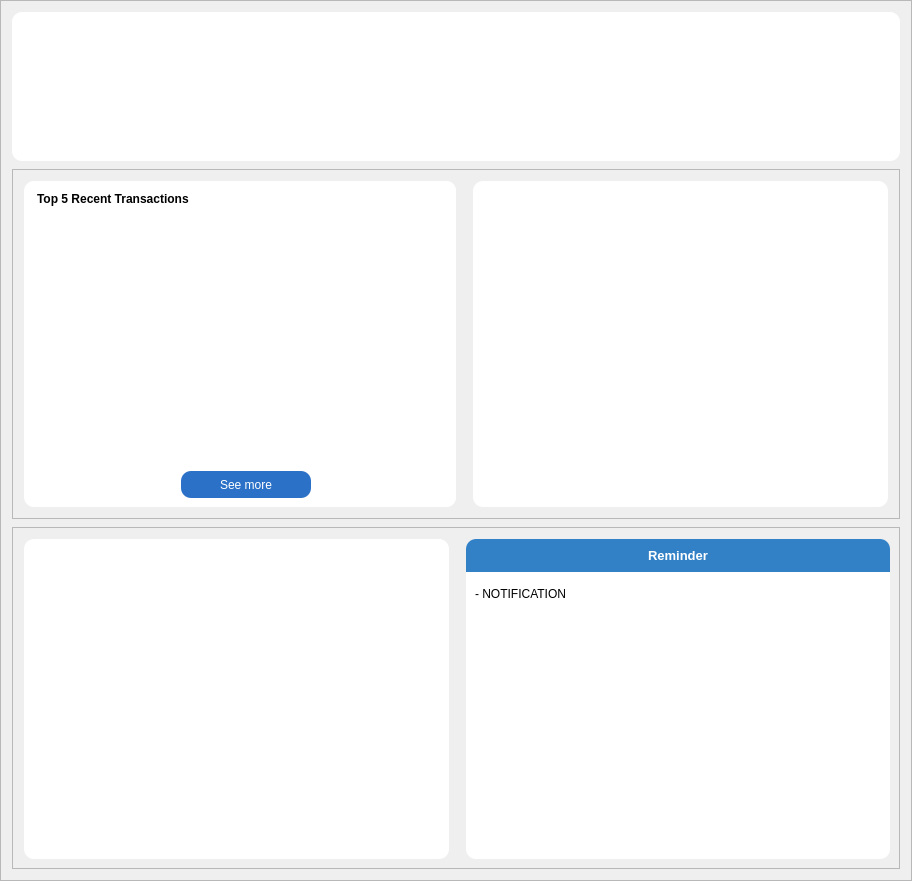
                      <widget class="QFrame" name="frame_7">
                       <property name="minimumSize">
                        <size>
                         <width>0</width>
                         <height>0</height>
                        </size>
                       </property>
                       <property name="maximumSize">
                        <size>
                         <width>1304</width>
                         <height>903</height>
                        </size>
                       </property>
                       <property name="styleSheet">
                        <string notr="true"/>
                       </property>
                       <property name="frameShape">
                        <enum>QFrame::StyledPanel</enum>
                       </property>
                       <property name="frameShadow">
                        <enum>QFrame::Raised</enum>
                       </property>
                       <layout class="QVBoxLayout" name="verticalLayout_17">
                        <property name="spacing">
                         <number>8</number>
                        </property>
                        <item>
                         <widget class="QFrame" name="frame_amount">
                          <property name="minimumSize">
                           <size>
                            <width>0</width>
                            <height>149</height>
                           </size>
                          </property>
                          <property name="maximumSize">
                           <size>
                            <width>16777215</width>
                            <height>150</height>
                           </size>
                          </property>
                          <property name="styleSheet">
                           <string notr="true">background-color: rgb(255, 255, 255);
border-radius:10px;</string>
                          </property>
                          <property name="frameShape">
                           <enum>QFrame::StyledPanel</enum>
                          </property>
                          <property name="frameShadow">
                           <enum>QFrame::Raised</enum>
                          </property>
                          <layout class="QHBoxLayout" name="horizontalLayout_30">
                           <property name="bottomMargin">
                            <number>11</number>
                           </property>
                           <item>
                            <widget class="QFrame" name="frame_49">
                             <property name="maximumSize">
                              <size>
                               <width>345</width>
                               <height>124</height>
                              </size>
                             </property>
                             <property name="styleSheet">
                              <string notr="true">background: qlineargradient(x1:0, y1:0, x2:1, y2:1,
                                stop:0 #ff7b7b, stop:1 #f58c74);
border-radius: 10px;
opacity:0.5;</string>
                             </property>
                             <property name="frameShape">
                              <enum>QFrame::StyledPanel</enum>
                             </property>
                             <property name="frameShadow">
                              <enum>QFrame::Raised</enum>
                             </property>
                             <layout class="QVBoxLayout" name="verticalLayout_21">
                              <item>
                               <widget class="QFrame" name="frame_33">
                                <property name="frameShape">
                                 <enum>QFrame::StyledPanel</enum>
                                </property>
                                <property name="frameShadow">
                                 <enum>QFrame::Raised</enum>
                                </property>
                                <layout class="QVBoxLayout" name="verticalLayout_22">
                                 <property name="leftMargin">
                                  <number>0</number>
                                 </property>
                                 <property name="topMargin">
                                  <number>10</number>
                                 </property>
                                 <item alignment="Qt::AlignVCenter">
                                  <widget class="QLineEdit" name="currentBalance">
                                   <property name="maximumSize">
                                    <size>
                                     <width>16777215</width>
                                     <height>16777215</height>
                                    </size>
                                   </property>
                                   <property name="font">
                                    <font>
                                     <pointsize>20</pointsize>
                                     <weight>75</weight>
                                     <bold>true</bold>
                                    </font>
                                   </property>
                                   <property name="styleSheet">
                                    <string notr="true">color: rgb(255, 255, 255);
background:transparent;</string>
                                   </property>
                                   <property name="text">
                                    <string>10.0000000 đ</string>
                                   </property>
                                   <property name="echoMode">
                                    <enum>QLineEdit::Normal</enum>
                                   </property>
                                  </widget>
                                 </item>
                                </layout>
                               </widget>
                              </item>
                              <item alignment="Qt::AlignVCenter">
                               <widget class="QFrame" name="frame_51">
                                <property name="frameShape">
                                 <enum>QFrame::StyledPanel</enum>
                                </property>
                                <property name="frameShadow">
                                 <enum>QFrame::Raised</enum>
                                </property>
                                <layout class="QHBoxLayout" name="horizontalLayout_31">
                                 <property name="leftMargin">
                                  <number>0</number>
                                 </property>
                                 <property name="topMargin">
                                  <number>0</number>
                                 </property>
                                 <property name="bottomMargin">
                                  <number>0</number>
                                 </property>
                                 <item alignment="Qt::AlignBottom">
                                  <widget class="QLabel" name="label_12">
                                   <property name="font">
                                    <font>
                                     <pointsize>14</pointsize>
                                     <weight>50</weight>
                                     <bold>false</bold>
                                    </font>
                                   </property>
                                   <property name="styleSheet">
                                    <string notr="true">color: rgb(255, 255, 255);</string>
                                   </property>
                                   <property name="text">
                                    <string>Current Balance</string>
                                   </property>
                                  </widget>
                                 </item>
                                </layout>
                               </widget>
                              </item>
                             </layout>
                            </widget>
                           </item>
                           <item>
                            <widget class="QFrame" name="frame_52">
                             <property name="maximumSize">
                              <size>
                               <width>345</width>
                               <height>124</height>
                              </size>
                             </property>
                             <property name="styleSheet">
                              <string notr="true">border-radius: 10px;
background: qlineargradient(x1:0, y1:0, x2:1, y2:1,
                                stop:0 #8e7efc, stop:1 #9f90f9);</string>
                             </property>
                             <property name="frameShape">
                              <enum>QFrame::StyledPanel</enum>
                             </property>
                             <property name="frameShadow">
                              <enum>QFrame::Raised</enum>
                             </property>
                             <layout class="QVBoxLayout" name="verticalLayout_23">
                              <item>
                               <widget class="QFrame" name="frame_34">
                                <property name="frameShape">
                                 <enum>QFrame::StyledPanel</enum>
                                </property>
                                <property name="frameShadow">
                                 <enum>QFrame::Raised</enum>
                                </property>
                                <layout class="QHBoxLayout" name="horizontalLayout_32">
                                 <property name="leftMargin">
                                  <number>0</number>
                                 </property>
                                 <property name="topMargin">
                                  <number>10</number>
                                 </property>
                                 <property name="bottomMargin">
                                  <number>11</number>
                                 </property>
                                 <item>
                                  <widget class="QLineEdit" name="total_income">
                                   <property name="maximumSize">
                                    <size>
                                     <width>16777215</width>
                                     <height>16777215</height>
                                    </size>
                                   </property>
                                   <property name="font">
                                    <font>
                                     <pointsize>20</pointsize>
                                     <weight>75</weight>
                                     <bold>true</bold>
                                    </font>
                                   </property>
                                   <property name="styleSheet">
                                    <string notr="true">color: rgb(255, 255, 255);
background:transparent;</string>
                                   </property>
                                   <property name="text">
                                    <string>10.0000000000 đ</string>
                                   </property>
                                  </widget>
                                 </item>
                                </layout>
                               </widget>
                              </item>
                              <item>
                               <widget class="QFrame" name="frame_54">
                                <property name="frameShape">
                                 <enum>QFrame::StyledPanel</enum>
                                </property>
                                <property name="frameShadow">
                                 <enum>QFrame::Raised</enum>
                                </property>
                                <layout class="QHBoxLayout" name="horizontalLayout_33">
                                 <property name="leftMargin">
                                  <number>0</number>
                                 </property>
                                 <property name="topMargin">
                                  <number>0</number>
                                 </property>
                                 <property name="bottomMargin">
                                  <number>0</number>
                                 </property>
                                 <item>
                                  <widget class="QLabel" name="label_14">
                                   <property name="font">
                                    <font>
                                     <pointsize>14</pointsize>
                                     <weight>50</weight>
                                     <bold>false</bold>
                                    </font>
                                   </property>
                                   <property name="styleSheet">
                                    <string notr="true">color: rgb(255, 255, 255);</string>
                                   </property>
                                   <property name="text">
                                    <string>Total income this month</string>
                                   </property>
                                  </widget>
                                 </item>
                                </layout>
                               </widget>
                              </item>
                             </layout>
                            </widget>
                           </item>
                           <item>
                            <widget class="QFrame" name="frame_55">
                             <property name="maximumSize">
                              <size>
                               <width>345</width>
                               <height>124</height>
                              </size>
                             </property>
                             <property name="styleSheet">
                              <string notr="true">background: qlineargradient(x1:0, y1:0, x2:1, y2:1,
                                stop:0 #32c88e, stop:1 #5bdc8d);
border-radius:10px;</string>
                             </property>
                             <property name="frameShape">
                              <enum>QFrame::StyledPanel</enum>
                             </property>
                             <property name="frameShadow">
                              <enum>QFrame::Raised</enum>
                             </property>
                             <layout class="QVBoxLayout" name="verticalLayout_24">
                              <item>
                               <widget class="QFrame" name="frame_56">
                                <property name="frameShape">
                                 <enum>QFrame::StyledPanel</enum>
                                </property>
                                <property name="frameShadow">
                                 <enum>QFrame::Raised</enum>
                                </property>
                                <layout class="QHBoxLayout" name="horizontalLayout_34">
                                 <property name="leftMargin">
                                  <number>0</number>
                                 </property>
                                 <property name="topMargin">
                                  <number>10</number>
                                 </property>
                                 <item>
                                  <widget class="QLineEdit" name="total_expense">
                                   <property name="font">
                                    <font>
                                     <pointsize>20</pointsize>
                                     <weight>75</weight>
                                     <bold>true</bold>
                                    </font>
                                   </property>
                                   <property name="styleSheet">
                                    <string notr="true">color: rgb(255, 255, 255);
background:transparent;</string>
                                   </property>
                                   <property name="text">
                                    <string>10.000 đ</string>
                                   </property>
                                  </widget>
                                 </item>
                                </layout>
                               </widget>
                              </item>
                              <item>
                               <widget class="QFrame" name="frame_57">
                                <property name="frameShape">
                                 <enum>QFrame::StyledPanel</enum>
                                </property>
                                <property name="frameShadow">
                                 <enum>QFrame::Raised</enum>
                                </property>
                                <layout class="QHBoxLayout" name="horizontalLayout_35">
                                 <property name="leftMargin">
                                  <number>0</number>
                                 </property>
                                 <property name="topMargin">
                                  <number>0</number>
                                 </property>
                                 <property name="rightMargin">
                                  <number>11</number>
                                 </property>
                                 <property name="bottomMargin">
                                  <number>0</number>
                                 </property>
                                 <item>
                                  <widget class="QLabel" name="label_16">
                                   <property name="font">
                                    <font>
                                     <pointsize>14</pointsize>
                                     <weight>50</weight>
                                     <bold>false</bold>
                                    </font>
                                   </property>
                                   <property name="styleSheet">
                                    <string notr="true">color: rgb(255, 255, 255);</string>
                                   </property>
                                   <property name="text">
                                    <string>Total spending this month</string>
                                   </property>
                                  </widget>
                                 </item>
                                </layout>
                               </widget>
                              </item>
                             </layout>
                            </widget>
                           </item>
                          </layout>
                         </widget>
                        </item>
                        <item>
                         <widget class="QFrame" name="frame_36">
                          <property name="frameShape">
                           <enum>QFrame::StyledPanel</enum>
                          </property>
                          <property name="frameShadow">
                           <enum>QFrame::Raised</enum>
                          </property>
                          <layout class="QHBoxLayout" name="horizontalLayout_26">
                           <property name="spacing">
                            <number>17</number>
                           </property>
                           <property name="leftMargin">
                            <number>11</number>
                           </property>
                           <property name="topMargin">
                            <number>11</number>
                           </property>
                           <property name="rightMargin">
                            <number>11</number>
                           </property>
                           <property name="bottomMargin">
                            <number>11</number>
                           </property>
                           <item>
                            <widget class="QFrame" name="frame_table">
                             <property name="minimumSize">
                              <size>
                               <width>0</width>
                               <height>326</height>
                              </size>
                             </property>
                             <property name="maximumSize">
                              <size>
                               <width>459</width>
                               <height>364</height>
                              </size>
                             </property>
                             <property name="styleSheet">
                              <string notr="true">border-radius:10px;
background-color: rgb(255, 255, 255);</string>
                             </property>
                             <property name="frameShape">
                              <enum>QFrame::StyledPanel</enum>
                             </property>
                             <property name="frameShadow">
                              <enum>QFrame::Raised</enum>
                             </property>
                             <layout class="QVBoxLayout" name="verticalLayout_15">
                              <property name="leftMargin">
                               <number>13</number>
                              </property>
                              <property name="topMargin">
                               <number>0</number>
                              </property>
                              <property name="rightMargin">
                               <number>0</number>
                              </property>
                              <property name="bottomMargin">
                               <number>0</number>
                              </property>
                              <item>
                               <widget class="QFrame" name="frame_37">
                                <property name="frameShape">
                                 <enum>QFrame::StyledPanel</enum>
                                </property>
                                <property name="frameShadow">
                                 <enum>QFrame::Raised</enum>
                                </property>
                                <layout class="QHBoxLayout" name="horizontalLayout_27">
                                 <property name="leftMargin">
                                  <number>0</number>
                                 </property>
                                 <property name="topMargin">
                                  <number>11</number>
                                 </property>
                                 <property name="rightMargin">
                                  <number>11</number>
                                 </property>
                                 <property name="bottomMargin">
                                  <number>0</number>
                                 </property>
                                 <item>
                                  <widget class="QLabel" name="label_4">
                                   <property name="font">
                                    <font>
                                     <pointsize>9</pointsize>
                                     <weight>75</weight>
                                     <bold>true</bold>
                                    </font>
                                   </property>
                                   <property name="text">
                                    <string>Top 5 Recent Transactions</string>
                                   </property>
                                  </widget>
                                 </item>
                                </layout>
                               </widget>
                              </item>
                              <item>
                               <widget class="QTableWidget" name="transaction_table_top5">
                                <property name="styleSheet">
                                 <string notr="true">QTableWidget {
    font: 13px &quot;Segoe UI&quot;;
}

QHeaderView::section {
    background-color: #2980b9;
    color: white;
    padding: 6px;
	border: 1px solid rgb(191, 191, 191);
    font-weight: bold;
}

QTableWidget::item {
    padding: 6px;
    border: none;
}

QTableView::item:alternate { 
                background-color: #f0f0f0; 
            }
            
            QTableView::item:!alternate {
                background-color: #ffffff;
            }
</string>
                                </property>
                                <attribute name="verticalHeaderVisible">
                                 <bool>false</bool>
                                </attribute>
                               </widget>
                              </item>
                              <item>
                               <widget class="QFrame" name="frame_39">
                                <property name="frameShape">
                                 <enum>QFrame::StyledPanel</enum>
                                </property>
                                <property name="frameShadow">
                                 <enum>QFrame::Raised</enum>
                                </property>
                                <layout class="QHBoxLayout" name="horizontalLayout_29">
                                 <item alignment="Qt::AlignHCenter">
                                  <widget class="QPushButton" name="see_more_btn">
                                   <property name="minimumSize">
                                    <size>
                                     <width>130</width>
                                     <height>27</height>
                                    </size>
                                   </property>
                                   <property name="cursor">
                                    <cursorShape>PointingHandCursor</cursorShape>
                                   </property>
                                   <property name="styleSheet">
                                    <string notr="true">QPushButton{
	background-color: rgb(43, 113, 199);
	border-radius:10px;
	color: rgb(255, 255, 255);
}

QPushButton:hover{
	
	background-color: rgb(17, 67, 112);
}</string>
                                   </property>
                                   <property name="text">
                                    <string>See more</string>
                                   </property>
                                  </widget>
                                 </item>
                                </layout>
                               </widget>
                              </item>
                             </layout>
                            </widget>
                           </item>
                           <item>
                            <widget class="QFrame" name="frame_pie_chart">
                             <property name="minimumSize">
                              <size>
                               <width>415</width>
                               <height>265</height>
                              </size>
                             </property>
                             <property name="styleSheet">
                              <string notr="true">background-color: rgb(255, 255, 255);
border-radius:10px;</string>
                             </property>
                             <property name="frameShape">
                              <enum>QFrame::StyledPanel</enum>
                             </property>
                             <property name="frameShadow">
                              <enum>QFrame::Raised</enum>
                             </property>
                            </widget>
                           </item>
                          </layout>
                         </widget>
                        </item>
                        <item>
                         <widget class="QFrame" name="frame_38">
                          <property name="frameShape">
                           <enum>QFrame::StyledPanel</enum>
                          </property>
                          <property name="frameShadow">
                           <enum>QFrame::Raised</enum>
                          </property>
                          <layout class="QHBoxLayout" name="horizontalLayout_28">
                           <property name="spacing">
                            <number>17</number>
                           </property>
                           <property name="leftMargin">
                            <number>11</number>
                           </property>
                           <property name="topMargin">
                            <number>11</number>
                           </property>
                           <item>
                            <widget class="QFrame" name="frame_bar_chart">
                             <property name="minimumSize">
                              <size>
                               <width>0</width>
                               <height>320</height>
                              </size>
                             </property>
                             <property name="styleSheet">
                              <string notr="true">background-color: rgb(255, 255, 255);
border-radius:10px;</string>
                             </property>
                             <property name="frameShape">
                              <enum>QFrame::StyledPanel</enum>
                             </property>
                             <property name="frameShadow">
                              <enum>QFrame::Raised</enum>
                             </property>
                            </widget>
                           </item>
                           <item>
                            <widget class="QFrame" name="frame_notification">
                             <property name="styleSheet">
                              <string notr="true">background-color: rgb(255, 255, 255);
border-radius:10px;

</string>
                             </property>
                             <property name="frameShape">
                              <enum>QFrame::StyledPanel</enum>
                             </property>
                             <property name="frameShadow">
                              <enum>QFrame::Raised</enum>
                             </property>
                             <layout class="QVBoxLayout" name="verticalLayout_10">
                              <property name="leftMargin">
                               <number>0</number>
                              </property>
                              <property name="topMargin">
                               <number>0</number>
                              </property>
                              <property name="rightMargin">
                               <number>0</number>
                              </property>
                              <item alignment="Qt::AlignTop">
                               <widget class="QFrame" name="frame_15">
                                <property name="styleSheet">
                                 <string notr="true">background-color: rgb(50, 129, 199);
border-bottom-right-radius:0px;
border-bottom-left-radius:0px;</string>
                                </property>
                                <property name="frameShape">
                                 <enum>QFrame::StyledPanel</enum>
                                </property>
                                <property name="frameShadow">
                                 <enum>QFrame::Raised</enum>
                                </property>
                                <layout class="QVBoxLayout" name="verticalLayout_18">
                                 <item>
                                  <widget class="QPushButton" name="pushButton_2">
                                   <property name="font">
                                    <font>
                                     <pointsize>10</pointsize>
                                     <weight>75</weight>
                                     <bold>true</bold>
                                    </font>
                                   </property>
                                   <property name="styleSheet">
                                    <string notr="true">color: rgb(255, 255, 255);
</string>
                                   </property>
                                   <property name="text">
                                    <string>Reminder</string>
                                   </property>
                                   <property name="icon">
                                    <iconset resource="../Resource/resource.qrc">
                                     <normaloff>:/icon/bell.svg</normaloff>:/icon/bell.svg</iconset>
                                   </property>
                                  </widget>
                                 </item>
                                </layout>
                               </widget>
                              </item>
                              <item>
                               <widget class="QFrame" name="frame_40">
                                <property name="sizePolicy">
                                 <sizepolicy hsizetype="Preferred" vsizetype="Expanding">
                                  <horstretch>0</horstretch>
                                  <verstretch>0</verstretch>
                                 </sizepolicy>
                                </property>
                                <property name="frameShape">
                                 <enum>QFrame::StyledPanel</enum>
                                </property>
                                <property name="frameShadow">
                                 <enum>QFrame::Raised</enum>
                                </property>
                                <layout class="QVBoxLayout" name="verticalLayout_19">
                                 <item alignment="Qt::AlignTop">
                                  <widget class="QLabel" name="content">
                                   <property name="text">
                                    <string>- NOTIFICATION</string>
                                   </property>
                                  </widget>
                                 </item>
                                </layout>
                               </widget>
                              </item>
                             </layout>
                            </widget>
                           </item>
                          </layout>
                         </widget>
                        </item>
                       </layout>
                      </widget>
